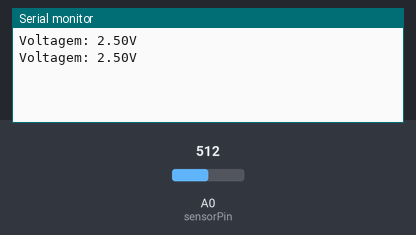
Bench run of a sketch on a simulated Arduino Uno, built with avr-gcc and run on an emulated ATmega328P. Parts: the last lines printed to the serial monitor. Inputs (shaded band) come from the test bench; at power-on: A0 (sensorPin) = 512.

Above: at 1.8 s.
1.9 s: A0 (sensorPin) set to 716
At 2.8 s:
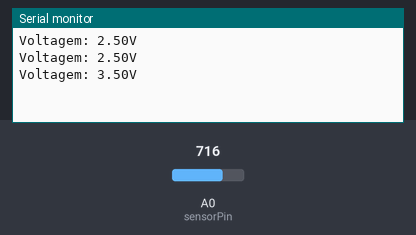
3.4 s: A0 (sensorPin) set to 900
At 4.4 s:
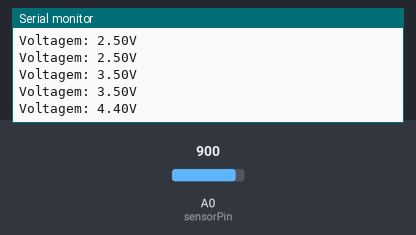
Timing chart, 0 to 6.4 s (numbered marks = the images above; inputs shaded):
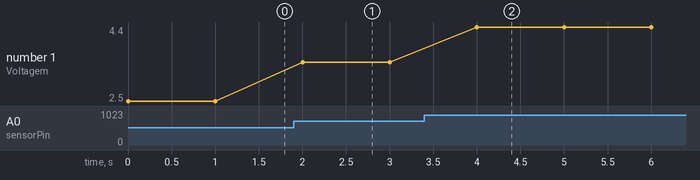

The sketch:

2024_03_13_Lucivaldo_Junior.ino
```cpp
/*

Lucivaldo dos Santos Mielo Junior RA:220020411

*/

const int sensorPin = A0;

void setup() {
  // Inicializa a comunicação serial para depuração
  Serial.begin(9600);
}

void loop() {
  // Lê a voltagem no pino analógico
  int sensorValue = analogRead(sensorPin);

  // Converte o valor lido em voltagem
  float voltage = sensorValue * (5.0 / 1023.0);

  // Exibe a voltagem no console serial
  Serial.print("Voltagem: ");
  Serial.print(voltage);
  Serial.println("V");

  // Aguarda um curto período antes da próxima leitura
  delay(1000);
}
```

Measured:
- after the input at 1.9 s, the serial monitor: prints a new line after 0.10 s (image 1)
- after the input at 3.4 s, the serial monitor: prints a new line after 0.60 s (image 2)
- plotted number 1: 2.5 → 3.5 after the input at 1.9 s, 3.5 → 4.4 after the input at 3.4 s
